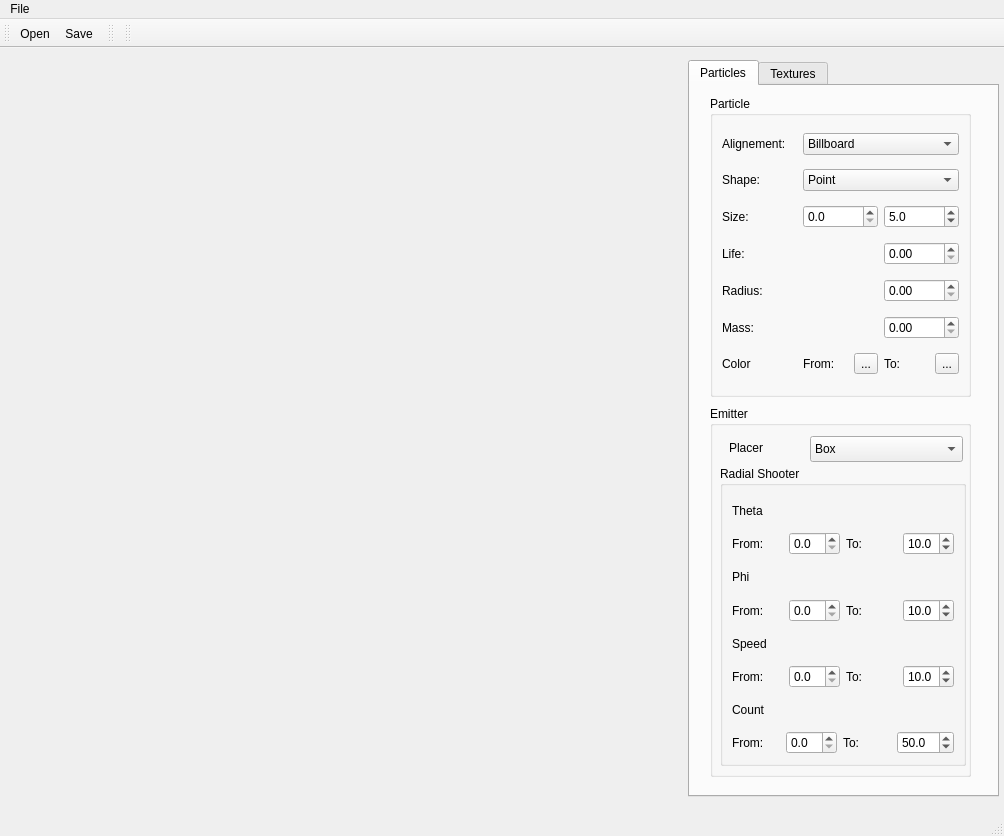
<ui version="4.0" >
 <class>mainWindow</class>
 <widget class="QMainWindow" name="mainWindow" >
  <property name="geometry" >
   <rect>
    <x>0</x>
    <y>0</y>
    <width>1004</width>
    <height>836</height>
   </rect>
  </property>
  <property name="sizePolicy" >
   <sizepolicy vsizetype="Expanding" hsizetype="Expanding" >
    <horstretch>0</horstretch>
    <verstretch>0</verstretch>
   </sizepolicy>
  </property>
  <property name="minimumSize" >
   <size>
    <width>503</width>
    <height>0</height>
   </size>
  </property>
  <property name="windowTitle" >
   <string>MainWindow</string>
  </property>
  <property name="iconSize" >
   <size>
    <width>25</width>
    <height>25</height>
   </size>
  </property>
  <widget class="QWidget" name="centralwidget" >
   <property name="geometry" >
    <rect>
     <x>0</x>
     <y>48</y>
     <width>1004</width>
     <height>766</height>
    </rect>
   </property>
   <widget class="QWidget" name="layoutWidget" >
    <property name="geometry" >
     <rect>
      <x>0</x>
      <y>10</y>
      <width>1001</width>
      <height>741</height>
     </rect>
    </property>
    <layout class="QHBoxLayout" name="horizontalLayout" >
     <property name="margin" >
      <number>2</number>
     </property>
     <item>
      <widget class="ViewerQT" native="1" name="osgwidget" >
       <property name="sizePolicy" >
        <sizepolicy vsizetype="Preferred" hsizetype="Expanding" >
         <horstretch>0</horstretch>
         <verstretch>0</verstretch>
        </sizepolicy>
       </property>
      </widget>
     </item>
     <item>
      <widget class="QTabWidget" name="color_gr" >
       <property name="sizePolicy" >
        <sizepolicy vsizetype="Expanding" hsizetype="Preferred" >
         <horstretch>0</horstretch>
         <verstretch>0</verstretch>
        </sizepolicy>
       </property>
       <property name="minimumSize" >
        <size>
         <width>311</width>
         <height>0</height>
        </size>
       </property>
       <property name="currentIndex" >
        <number>0</number>
       </property>
       <widget class="QWidget" name="tab" >
        <property name="geometry" >
         <rect>
          <x>0</x>
          <y>0</y>
          <width>305</width>
          <height>710</height>
         </rect>
        </property>
        <attribute name="title" >
         <string>Particles</string>
        </attribute>
        <widget class="QGroupBox" name="groupBox" >
         <property name="geometry" >
          <rect>
           <x>20</x>
           <y>10</y>
           <width>261</width>
           <height>301</height>
          </rect>
         </property>
         <property name="title" >
          <string>Particle</string>
         </property>
         <layout class="QGridLayout" name="gridLayout" >
          <item row="1" column="0" >
           <widget class="QLabel" name="label_2" >
            <property name="text" >
             <string>Shape:</string>
            </property>
           </widget>
          </item>
          <item row="1" column="2" colspan="2" >
           <widget class="QComboBox" name="shape_cb" >
            <property name="autoFillBackground" >
             <bool>false</bool>
            </property>
            <item>
             <property name="text" >
              <string>Point</string>
             </property>
            </item>
            <item>
             <property name="text" >
              <string>Quad</string>
             </property>
            </item>
            <item>
             <property name="text" >
              <string>Quad Strip</string>
             </property>
            </item>
            <item>
             <property name="text" >
              <string>Hexagon</string>
             </property>
            </item>
            <item>
             <property name="text" >
              <string>Line</string>
             </property>
            </item>
           </widget>
          </item>
          <item row="2" column="0" >
           <widget class="QLabel" name="label_3" >
            <property name="text" >
             <string>Size:</string>
            </property>
           </widget>
          </item>
          <item row="3" column="0" >
           <widget class="QLabel" name="label_4" >
            <property name="text" >
             <string>Life:</string>
            </property>
           </widget>
          </item>
          <item row="3" column="3" >
           <widget class="QDoubleSpinBox" name="life_sb" />
          </item>
          <item row="4" column="0" >
           <widget class="QLabel" name="label_5" >
            <property name="text" >
             <string>Radius:</string>
            </property>
           </widget>
          </item>
          <item row="4" column="3" >
           <widget class="QDoubleSpinBox" name="doubleSpinBox_3" />
          </item>
          <item row="5" column="0" >
           <widget class="QLabel" name="label_6" >
            <property name="text" >
             <string>Mass:</string>
            </property>
           </widget>
          </item>
          <item row="5" column="3" >
           <widget class="QDoubleSpinBox" name="mass_sb" />
          </item>
          <item row="2" column="3" >
           <widget class="QDoubleSpinBox" name="sizemax_sb" >
            <property name="decimals" >
             <number>1</number>
            </property>
            <property name="maximum" >
             <double>50.000000000000000</double>
            </property>
            <property name="singleStep" >
             <double>0.100000000000000</double>
            </property>
            <property name="value" >
             <double>5.000000000000000</double>
            </property>
           </widget>
          </item>
          <item row="2" column="2" >
           <widget class="QDoubleSpinBox" name="sizemin_sb" >
            <property name="decimals" >
             <number>1</number>
            </property>
            <property name="maximum" >
             <double>50.000000000000000</double>
            </property>
           </widget>
          </item>
          <item row="0" column="0" >
           <widget class="QLabel" name="label" >
            <property name="text" >
             <string>Alignement:</string>
            </property>
           </widget>
          </item>
          <item row="0" column="2" colspan="2" >
           <widget class="QComboBox" name="alignment_cb" >
            <property name="autoFillBackground" >
             <bool>false</bool>
            </property>
            <item>
             <property name="text" >
              <string>Billboard</string>
             </property>
            </item>
            <item>
             <property name="text" >
              <string>Fixed</string>
             </property>
            </item>
           </widget>
          </item>
          <item row="6" column="2" colspan="2" >
           <layout class="QHBoxLayout" name="horizontalLayout_2" >
            <item>
             <widget class="QLabel" name="label_8" >
              <property name="text" >
               <string>From:</string>
              </property>
             </widget>
            </item>
            <item>
             <widget class="QToolButton" name="fromcolorButton" >
              <property name="text" >
               <string>...</string>
              </property>
             </widget>
            </item>
            <item>
             <widget class="QLabel" name="label_9" >
              <property name="text" >
               <string>To:</string>
              </property>
             </widget>
            </item>
            <item>
             <widget class="QToolButton" name="tocolorButton" >
              <property name="text" >
               <string>...</string>
              </property>
             </widget>
            </item>
           </layout>
          </item>
          <item row="6" column="0" >
           <widget class="QLabel" name="label_10" >
            <property name="text" >
             <string>Color</string>
            </property>
           </widget>
          </item>
         </layout>
        </widget>
        <widget class="QGroupBox" name="emitter_gr" >
         <property name="geometry" >
          <rect>
           <x>20</x>
           <y>320</y>
           <width>261</width>
           <height>371</height>
          </rect>
         </property>
         <property name="title" >
          <string>Emitter</string>
         </property>
         <widget class="QComboBox" name="placer_cb" >
          <property name="geometry" >
           <rect>
            <x>100</x>
            <y>30</y>
            <width>153</width>
            <height>26</height>
           </rect>
          </property>
          <property name="autoFillBackground" >
           <bool>false</bool>
          </property>
          <item>
           <property name="text" >
            <string>Box </string>
           </property>
          </item>
          <item>
           <property name="text" >
            <string>Point</string>
           </property>
          </item>
          <item>
           <property name="text" >
            <string>Sector</string>
           </property>
          </item>
          <item>
           <property name="text" >
            <string>MultiSegment</string>
           </property>
          </item>
          <item>
           <property name="text" >
            <string>Segment</string>
           </property>
          </item>
         </widget>
         <widget class="QLabel" name="label_7" >
          <property name="geometry" >
           <rect>
            <x>19</x>
            <y>32</y>
            <width>81</width>
            <height>20</height>
           </rect>
          </property>
          <property name="text" >
           <string>Placer</string>
          </property>
         </widget>
         <widget class="QGroupBox" name="radialshooter_gr" >
          <property name="geometry" >
           <rect>
            <x>10</x>
            <y>60</y>
            <width>246</width>
            <height>300</height>
           </rect>
          </property>
          <property name="title" >
           <string>Radial Shooter</string>
          </property>
          <layout class="QVBoxLayout" name="verticalLayout" >
           <item>
            <widget class="QLabel" name="label_21" >
             <property name="text" >
              <string>Theta</string>
             </property>
            </widget>
           </item>
           <item>
            <layout class="QHBoxLayout" name="horizontalLayout_5" >
             <item>
              <widget class="QLabel" name="label_19" >
               <property name="text" >
                <string>From:</string>
               </property>
              </widget>
             </item>
             <item>
              <widget class="QDoubleSpinBox" name="speedmin_sb_2" >
               <property name="decimals" >
                <number>1</number>
               </property>
               <property name="maximum" >
                <double>50.000000000000000</double>
               </property>
              </widget>
             </item>
             <item>
              <widget class="QLabel" name="label_20" >
               <property name="text" >
                <string>To:</string>
               </property>
              </widget>
             </item>
             <item>
              <widget class="QDoubleSpinBox" name="speedmax_sb_2" >
               <property name="decimals" >
                <number>1</number>
               </property>
               <property name="maximum" >
                <double>50.000000000000000</double>
               </property>
               <property name="value" >
                <double>10.000000000000000</double>
               </property>
              </widget>
             </item>
            </layout>
           </item>
           <item>
            <widget class="QLabel" name="label_24" >
             <property name="text" >
              <string>Phi</string>
             </property>
            </widget>
           </item>
           <item>
            <layout class="QHBoxLayout" name="horizontalLayout_6" >
             <item>
              <widget class="QLabel" name="label_22" >
               <property name="text" >
                <string>From:</string>
               </property>
              </widget>
             </item>
             <item>
              <widget class="QDoubleSpinBox" name="speedmin_sb_3" >
               <property name="decimals" >
                <number>1</number>
               </property>
               <property name="maximum" >
                <double>50.000000000000000</double>
               </property>
              </widget>
             </item>
             <item>
              <widget class="QLabel" name="label_23" >
               <property name="text" >
                <string>To:</string>
               </property>
              </widget>
             </item>
             <item>
              <widget class="QDoubleSpinBox" name="speedmax_sb_3" >
               <property name="decimals" >
                <number>1</number>
               </property>
               <property name="maximum" >
                <double>50.000000000000000</double>
               </property>
               <property name="value" >
                <double>10.000000000000000</double>
               </property>
              </widget>
             </item>
            </layout>
           </item>
           <item>
            <widget class="QLabel" name="label_13" >
             <property name="text" >
              <string>Speed</string>
             </property>
            </widget>
           </item>
           <item>
            <layout class="QHBoxLayout" name="horizontalLayout_3" >
             <item>
              <widget class="QLabel" name="label_14" >
               <property name="text" >
                <string>From:</string>
               </property>
              </widget>
             </item>
             <item>
              <widget class="QDoubleSpinBox" name="speedmin_sb" >
               <property name="decimals" >
                <number>1</number>
               </property>
               <property name="maximum" >
                <double>50.000000000000000</double>
               </property>
              </widget>
             </item>
             <item>
              <widget class="QLabel" name="label_15" >
               <property name="text" >
                <string>To:</string>
               </property>
              </widget>
             </item>
             <item>
              <widget class="QDoubleSpinBox" name="speedmax_sb" >
               <property name="decimals" >
                <number>1</number>
               </property>
               <property name="maximum" >
                <double>50.000000000000000</double>
               </property>
               <property name="value" >
                <double>10.000000000000000</double>
               </property>
              </widget>
             </item>
            </layout>
           </item>
           <item>
            <widget class="QLabel" name="label_16" >
             <property name="text" >
              <string>Count</string>
             </property>
            </widget>
           </item>
           <item>
            <layout class="QHBoxLayout" name="horizontalLayout_4" >
             <item>
              <widget class="QLabel" name="label_17" >
               <property name="text" >
                <string>From:</string>
               </property>
              </widget>
             </item>
             <item>
              <widget class="QDoubleSpinBox" name="countermin_sb" >
               <property name="decimals" >
                <number>1</number>
               </property>
               <property name="maximum" >
                <double>50.000000000000000</double>
               </property>
              </widget>
             </item>
             <item>
              <widget class="QLabel" name="label_18" >
               <property name="text" >
                <string>To:</string>
               </property>
              </widget>
             </item>
             <item>
              <widget class="QDoubleSpinBox" name="countermax_sb" >
               <property name="decimals" >
                <number>1</number>
               </property>
               <property name="maximum" >
                <double>300.000000000000000</double>
               </property>
               <property name="value" >
                <double>50.000000000000000</double>
               </property>
              </widget>
             </item>
            </layout>
           </item>
          </layout>
         </widget>
        </widget>
       </widget>
       <widget class="QWidget" name="tab_2" >
        <property name="geometry" >
         <rect>
          <x>0</x>
          <y>0</y>
          <width>305</width>
          <height>710</height>
         </rect>
        </property>
        <attribute name="title" >
         <string>Textures</string>
        </attribute>
       </widget>
      </widget>
     </item>
    </layout>
   </widget>
  </widget>
  <widget class="QMenuBar" name="menubar" >
   <property name="geometry" >
    <rect>
     <x>0</x>
     <y>0</y>
     <width>1004</width>
     <height>22</height>
    </rect>
   </property>
   <widget class="QMenu" name="menuFile" >
    <property name="title" >
     <string>File</string>
    </property>
    <widget class="QMenu" name="menuNew" >
     <property name="title" >
      <string>New</string>
     </property>
     <addaction name="actionParticleSystem" />
    </widget>
    <addaction name="menuNew" />
    <addaction name="actionOpen" />
    <addaction name="actionSave" />
    <addaction name="actionSave_As" />
   </widget>
   <addaction name="menuFile" />
  </widget>
  <widget class="QStatusBar" name="statusbar" >
   <property name="geometry" >
    <rect>
     <x>0</x>
     <y>814</y>
     <width>1004</width>
     <height>22</height>
    </rect>
   </property>
  </widget>
  <widget class="QToolBar" name="toolBar" >
   <property name="geometry" >
    <rect>
     <x>0</x>
     <y>22</y>
     <width>106</width>
     <height>26</height>
    </rect>
   </property>
   <property name="windowTitle" >
    <string>toolBar</string>
   </property>
   <attribute name="toolBarArea" >
    <enum>TopToolBarArea</enum>
   </attribute>
   <attribute name="toolBarBreak" >
    <bool>false</bool>
   </attribute>
   <addaction name="actionOpen" />
   <addaction name="actionSave" />
  </widget>
  <widget class="QToolBar" name="toolBar_2" >
   <property name="geometry" >
    <rect>
     <x>106</x>
     <y>22</y>
     <width>13</width>
     <height>26</height>
    </rect>
   </property>
   <property name="windowTitle" >
    <string>toolBar_2</string>
   </property>
   <attribute name="toolBarArea" >
    <enum>TopToolBarArea</enum>
   </attribute>
   <attribute name="toolBarBreak" >
    <bool>false</bool>
   </attribute>
  </widget>
  <widget class="QToolBar" name="toolBar_3" >
   <property name="geometry" >
    <rect>
     <x>119</x>
     <y>22</y>
     <width>885</width>
     <height>26</height>
    </rect>
   </property>
   <property name="windowTitle" >
    <string>toolBar_3</string>
   </property>
   <attribute name="toolBarArea" >
    <enum>TopToolBarArea</enum>
   </attribute>
   <attribute name="toolBarBreak" >
    <bool>false</bool>
   </attribute>
  </widget>
  <action name="actionOpen" >
   <property name="icon" >
    <iconset>
     <normalon>../../../../../../Desktop/qt-mac-opensource-src-4.4.0/examples/mainwindows/application/images/open.png</normalon>
    </iconset>
   </property>
   <property name="text" >
    <string>Open</string>
   </property>
  </action>
  <action name="actionSave" >
   <property name="icon" >
    <iconset>
     <normalon>../../../../../../Desktop/qt-mac-opensource-src-4.4.0/examples/mainwindows/application/images/save.png</normalon>
    </iconset>
   </property>
   <property name="text" >
    <string>Save</string>
   </property>
  </action>
  <action name="actionSave_As" >
   <property name="text" >
    <string>Save As...</string>
   </property>
  </action>
  <action name="actionParticleSystem" >
   <property name="text" >
    <string>ParticleSystem</string>
   </property>
  </action>
  <action name="actionProcedural_Texture" >
   <property name="text" >
    <string>Procedural Texture</string>
   </property>
  </action>
 </widget>
 <customwidgets>
  <customwidget>
   <class>ViewerQT</class>
   <extends>QWidget</extends>
   <header>osgParti/AdapterWidget.hpp</header>
   <container>1</container>
  </customwidget>
 </customwidgets>
 <resources/>
 <connections>
  <connection>
   <sender>alignment_cb</sender>
   <signal>currentIndexChanged(int)</signal>
   <receiver>alignment_cb</receiver>
   <slot>setCurrentIndex(int)</slot>
   <hints>
    <hint type="sourcelabel" >
     <x>815</x>
     <y>146</y>
    </hint>
    <hint type="destinationlabel" >
     <x>814</x>
     <y>146</y>
    </hint>
   </hints>
  </connection>
  <connection>
   <sender>shape_cb</sender>
   <signal>currentIndexChanged(int)</signal>
   <receiver>shape_cb</receiver>
   <slot>setCurrentIndex(int)</slot>
   <hints>
    <hint type="sourcelabel" >
     <x>816</x>
     <y>181</y>
    </hint>
    <hint type="destinationlabel" >
     <x>816</x>
     <y>181</y>
    </hint>
   </hints>
  </connection>
 </connections>
</ui>
